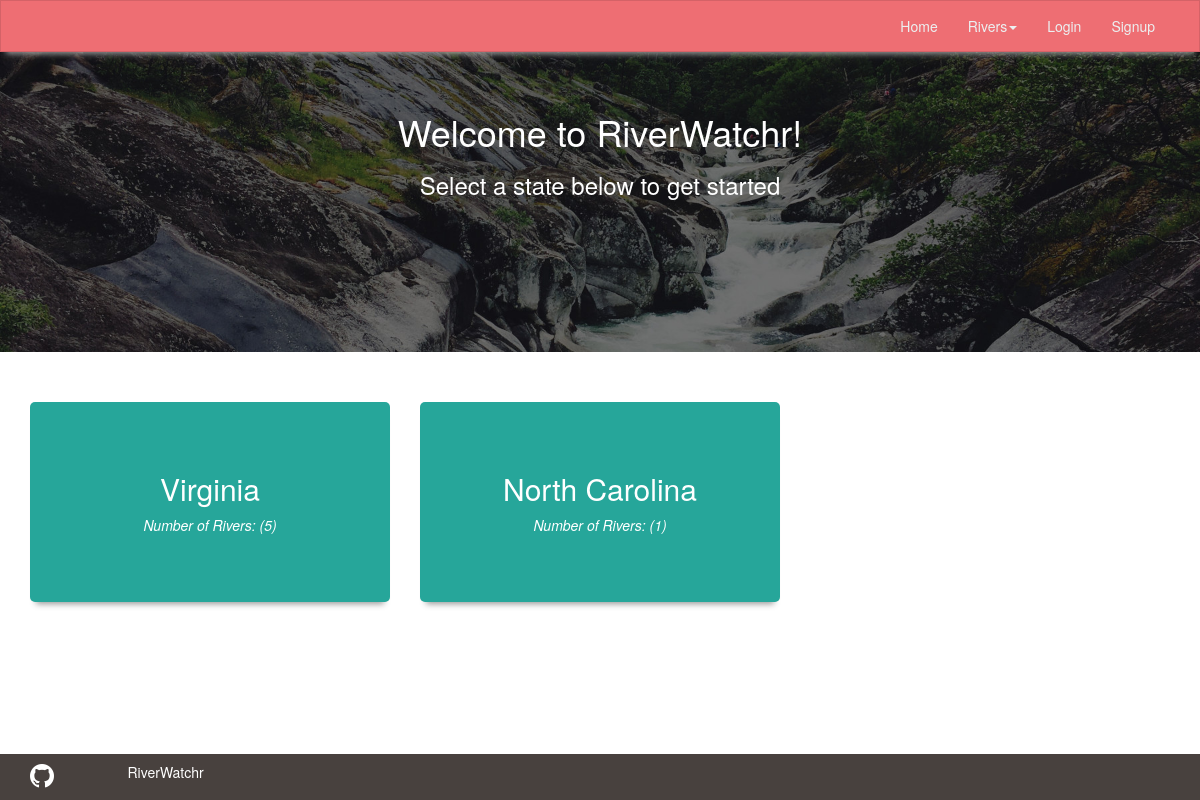
The page / on the database its author committed.
### locations/models.py (models this page shows, shortened)
class State(models.Model):
    name = models.CharField(max_length=50)
    abbreviation = models.CharField(max_length=5)
    def slug(self):
        return slugify(self.abbreviation)
    def get_absolute_url(self):
        return reverse('state_index', kwargs = {'state_abrv': self.slug()})

### web_pages/views.py (the view)
# urls.py: 2. Add a URL to urlpatterns:  url(r'^$', Home.as_view(), name='home')
def Home(request):
    states = State.objects.all()
    va = State.objects.get(id=1)
    rvrs = va.river.all()
    print(rvrs)
    for state in states:
        rvr_count = state.river.all().count()
        state.count = rvr_count
    return render(request, 'web_pages/home.html', {'states': states})

### rivers/models.py (called while the page is built)
    def __str__(self):
        return self.name

### templates/web_pages/home.html (shortened to what this page needs)
{% extends 'base.html' %}
{% load bootstrap3 %}
{% block content %}
<section id="home-landing">
  <h1>Welcome to RiverWatchr!</h1>
  <h3>Select a state below to get started</h3>
</section>
<div class="container">
  <div class="row">
      {% for state in states %}
      <div class="col-sm-4">
        <a href="{{state.get_absolute_url}}">
        <div class="home-state">
          <h2>{{state.name}}</h2>
          <p><em>Number of Rivers: ({{state.count}})</em></p>
        </div>
      </a>
      </div>
      {% endfor %}
  </div>
</div>
{% endblock %}

### static/css/river.css (style rules this page uses)
html, body { height: 100%; }
#home-landing { background: url("../img/rapids1.jpg")100% 50% no-repeat; background-size:cover; min-height:300px; color:white; text-align: center; padding-top:40px; overflow:hidden; }
#home-landing h1, #home-landing h3 { color:white; }
.home-state { min-height:200px; background-color:#26a69a; color:white; text-align: center; padding-top:50px; margin-top:50px; border-radius: 5px; -webkit-box-shadow: 0 8px 6px -6px #999; -moz-box-shadow: 0 8px 6px -6px #999; box-shadow: 0 8px 6px -6px #999; }

### rows shown on the page
State: name "Virginia", count "5"
State: name "North Carolina", count "1"
